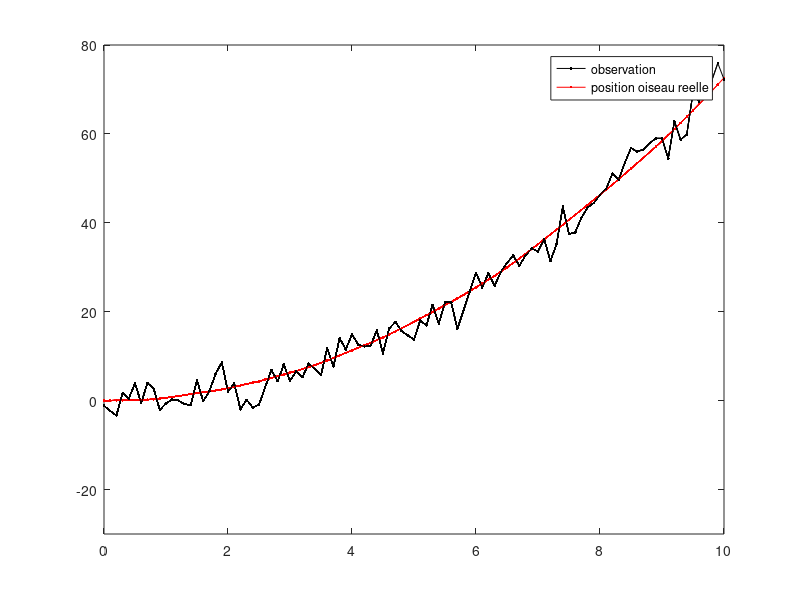
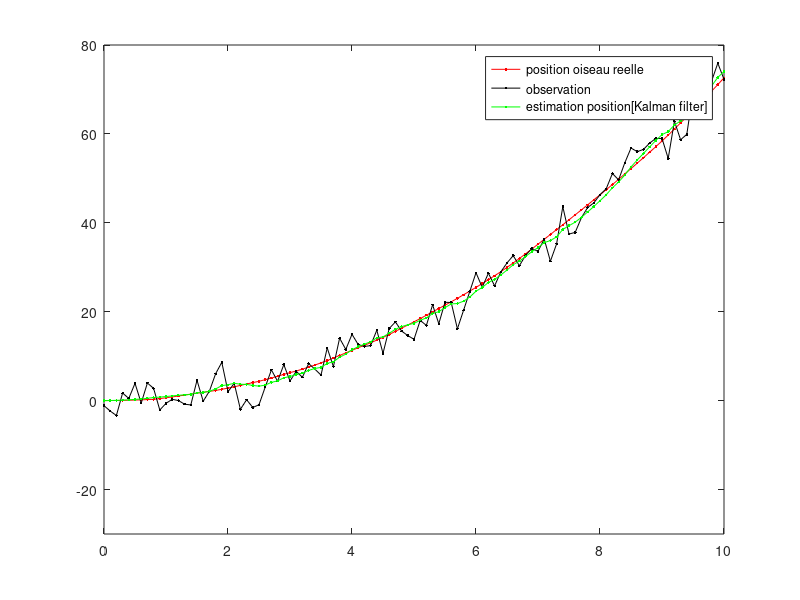

Write MATLAB code to recreate these figures, in order. (Note: a time limit stopped this script after it produced the figures.)
clear all
%% definir notre meta-variables (i.e. duree et decalage entre les observations)
duree = 10  %duree de vol d'oiseau
dt = .1;  %les observations presque continue,
%mais nous supposerons qu'on ?chantillonne ? plusieurs reprises au fil du temps ? un intervalle fixe

%% D?finir les equations de mise a jour (matrices de coefficients): un modele base sur la physique pour savoir ou nous nous attendons ? ce que l'oiseau soit [transition d'etat (etat + vitesse)] + [controle d'entree (acceleration)]
A = [1 dt; 0 1] ; % matrice de transition d'etat: vol attendu de la caille (prediction d'etat)
B = [dt^2/2; dt]; % matrice de controle d'entree: effet attendu de l'acceleration d'entree sur l'etat.
C = [1 0]; % matrice de mesure: la mesure attendue compte tenu de l'?tat pr?vu
%comme nous ne mesurons que la position (trop difficile pour l'observateur de calculer la vitesse), nous r?glons la variable de vitesse sur zero.

%% d?finir les variables principales
u = 1.5; % definir l'amplitude d'acceleration
X= [0; 0]; %etat initial - il a deux composantes: [position; vitesse] d'oiseau.
X_est = X;  %x_est de l'estimation initiale de l'emplacement d'oiseau (ce que nous mettons a jour)
bruitAccelOiseau_amp = 2.05; %bruit de processus: la variabilite de la vitesse a laquelle l'oiseau accelere (ecart-type d'accel?ration: metres / sec ^ 2)
bruitObservation_amp = 3;  %bruit de mesure: incertitude l'observateur (ecart-type de l'emplacement, en m?tres)
var = bruitObservation_amp^2;% var: convertir le bruit de mesure (ecart-type) en matrice de covariance = variance
cov = bruitAccelOiseau_amp^2 * [dt^4/4 dt^3/2; dt^3/2 dt^2]; % cov: convertir le bruit de processus (ecart-type) en matrice de covariance
P = cov; % P : estimation de la variance de position initiale d'oiseau (matrice de covariance)


%% initialise les variables de r?sultat
% Initialiser pour la vitesse
X_pos = []; % trajectoire REELLE de vol d'oiseaux.
v = []; % Vitesse REELLE d'oiseaux.
X_pos_obs = []; % trajectoire observer d'oiseaux.



%% simulation ce que l'observateur voit au fil du temps
figure(2);clf
figure(1);clf
for t = 0 : dt: duree
    % Generer le vol Oiseau
    bruitAccelOiseau = bruitAccelOiseau_amp * [(dt^2/2)*randn; dt*randn];
    X= A * X+ B * u + bruitAccelOiseau;
    % G?n?rez ce que l'observateur voit
    bruitObservation = bruitObservation_amp * randn;
    y = C * X+ bruitObservation;
    X_pos = [X_pos; X(1)];
    X_pos_obs = [X_pos_obs; y];
    v = [v; X(2)];
    %iteratively plot what the ninja sees
    plot(0:dt:t, X_pos, '-r.')
    plot(0:dt:t, X_pos_obs, '-k.')
    axis([0 duree -30 80])
    legend('observation','position oiseau reelle');
    hold on
    pause(0.01);
end

%tracer la vitesse, juste pour montrer qu'elle augmente constamment, en raison de l'acc?l?ration constante
figure(4);
plot(0:dt:t, v, '-b.')
legend('vitesse');


%% Faites le filtrage kalman
% initier les variables d'estimation
X_pos_est = []; % position estimer d'oiseau.
v_est = []; % vitesse estimer d'oiseau.
X= [0; 0]; % reinitialise etat.
P_est = P;
P_amp_est = [];
predic_etat = [];
predic_var = [];
for t = 1:length(X_pos)
    % Prediction l'etat suivant d'oiseau avec le dernier etat et le mouvement predit.
    X_est = A * X_est + B * u;
    predic_etat = [predic_etat; X_est(1)] ;
    %predict next covariance
    P = A * P * A' + cov;
    predic_var = [predic_var; P] ;
    % covariance de mesure observateur prevue
    % Gain de Kalman
    K = P*C'*inv(C*P*C'+var);
    % Mettez ? jour l'estimation de l'etat.
    X_est = X_est + K * (X_pos_obs(t) - C * X_est);
    % mettre a jour l'estimation de la covariance.
    P =  (eye(2)-K*C)*P;
    % Stoker pour le tracage
    X_pos_est = [X_pos_est; X_est(1)];
    v_est = [v_est; X_est(2)];
    P_amp_est = [P_amp_est; P(1)];
end

% Tracer les resultats
figure(2);
tt = 0 : dt : duree;
plot(tt,X_pos,'-r.',tt,X_pos_obs,'-k.', tt,X_pos_est,'-g.');
 legend('position oiseau reelle','observation','estimation position[Kalman filter]');
axis([0 duree -30 80])


figure(3);clf
for T = 1:length(X_pos_est)
clf
    x = X_pos_est(T)-5:.01:X_pos_est(T)+5; % plage sur l'axe des x
     
    %prochaine position predite d'oiseau   
    hold on
    m = predic_etat(T); % moyenne
    sigma = predic_var(T); % ecart-type
    y = normpdf(x,m,sigma); % pdf: fonction densite de probabilite.
    y = y/(max(y));
    hl = line(x,y,'Color','m'); 
      
    %donn?es mesurees par l'observateur.
    m = X_pos_obs(T); % moyenne
    sigma = bruitObservation_amp; % ecart-type
    y = normpdf(x,m,sigma); % pdf
    y = y/(max(y));
    hl = line(x,y,'Color','k'); 
   
    %estimation de position combinee
    m = X_pos_est(T); % moyenne
    sigma = P_amp_est(T); % ecart-type
    y = normpdf(x,m,sigma); % pdf
    y = y/(max(y));
    hl = line(x,y, 'Color','g'); 
    axis([X_pos_est(T)-5 X_pos_est(T)+5 0 1]);    

   
    %position reelle d'oiseau
    plot(X_pos(T));
    ylim=get(gca,'ylim');
    line([X_pos(T);X_pos(T)],ylim.','linewidth',2,'color','b');
    legend('prediction etat','observation','estimation etat[kalman filter]','position oiseau reelle')
    pause(0.01);
end
